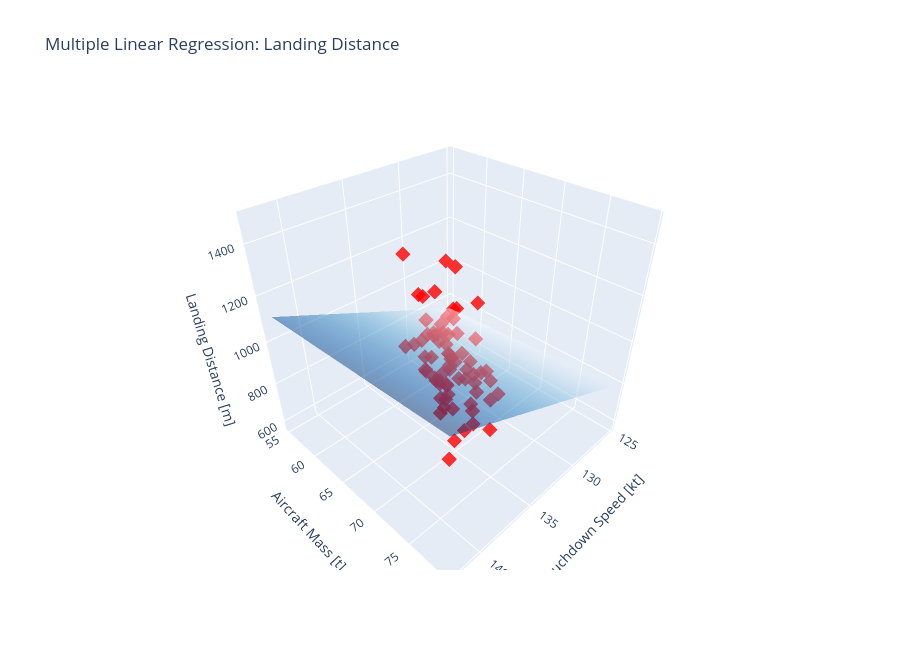

The cell this chart's notebook holds for it:
### Code cell
import plotly.graph_objects as go

# Extract data
x = df["touchdown_speed_kt"].astype(float).to_numpy()
y = df["aircraft_mass_ton"].astype(float).to_numpy()
z = df["landing_distance_m"].astype(float).to_numpy()

# Create grid for plane
x_grid = np.linspace(x.min(), x.max(), 30)
y_grid = np.linspace(y.min(), y.max(), 30)
Xg, Yg = np.meshgrid(x_grid, y_grid)

grid_df = pd.DataFrame({
    "touchdown_speed_kt": Xg.ravel(),
    "aircraft_mass_ton": Yg.ravel()
})

# IMPORTANT: add constant for statsmodels
grid_df_sm = sm.add_constant(grid_df, has_constant="add")

# Predict with statsmodels fitted results (assumes you have `results = sm.OLS(...).fit()`)
Zg = results.predict(grid_df_sm).to_numpy().reshape(Xg.shape)

fig = go.Figure()

# Observed data points
fig.add_trace(
    go.Scatter3d(
        x=x,
        y=y,
        z=z,
        mode="markers",
        marker=dict(
            size=5,
            symbol="diamond",
            color="red",
            opacity=0.8
        ),
        name="Observed data"
    )
)

# Regression plane
fig.add_trace(
    go.Surface(
        x=Xg,
        y=Yg,
        z=Zg,
        opacity=0.5,
        colorscale="Blues",
        showscale=False,
        name="Linear regression plane"
    )
)

# Layout
fig.update_layout(
    title="Multiple Linear Regression: Landing Distance",
    scene=dict(
        xaxis_title="Touchdown Speed [kt]",
        yaxis_title="Aircraft Mass [t]",
        zaxis_title="Landing Distance [m]",
    ),
    width=900,
    height=650,
)

fig.show()

### Figure 1 — Plotly figure (JSON) as saved in the notebook; plotly's stock layout.template omitted (floating-point values rounded to 4 significant figures; data arrays with more than 128 entries replaced by an {"elided": "..."} marker saying what was removed)
{"data": [{"marker": {"color": "red", "opacity": 0.8, "size": 5, "symbol": "diamond"}, "mode": "markers", "name": "Observed data", "type": "scatter3d", "x": [125.2, 126.7, 127.0, 127.0, 127.1, 127.4, 128.4, 128.6, 128.7, 129.4, 129.5, 129.6, 129.9, 130.0, 130.4, 130.6, 131.2, 131.6, 132.1, 132.3, 132.3, 132.4, 132.8, 132.9, 133.0, 133.2, 133.2, 133.3, 133.5, 133.6, 133.9, 134.0, 134.5, 134.6, 134.8, 134.9, 135.2, 135.2, 135.2, 135.3, 135.4, 135.5, 135.5, 135.7, 136.0, 136.0, 136.2, 136.3, 136.8, 137.0, 137.3, 137.4, 137.4, 137.5, 137.5, 137.6, 137.8, 137.9, 138.0, 138.2, 138.5, 138.9, 139.0, 139.6, 139.6, 139.7, 139.8, 140.9, 141.9, 142.2], "y": [56.1, 57.9, 58.9, 57.4, 55.2, 58.2, 58.2, 55.8, 60.7, 56.6, 58.5, 62.6, 60.7, 59.9, 62.2, 66.7, 63.1, 59.7, 66.8, 62.8, 69.0, 58.5, 68.9, 66.1, 64.7, 66.0, 66.7, 63.9, 60.0, 66.9, 64.3, 66.3, 69.1, 68.8, 72.4, 72.1, 65.9, 65.9, 64.3, 74.1, 71.7, 75.8, 66.5, 75.1, 71.7, 69.2, 70.8, 74.7, 76.5, 71.6, 71.1, 74.5, 72.1, 70.9, 75.6, 72.6, 75.8, 75.7, 72.5, 74.0, 73.6, 74.0, 79.2, 78.2, 77.3, 74.7, 74.3, 74.5, 79.4, 79.3], "z": [983.0, 765.0, 846.0, 674.0, 878.0, 580.0, 783.0, 768.0, 914.0, 927.0, 768.0, 845.0, 821.0, 802.0, 945.0, 921.0, 840.0, 807.0, 893.0, 907.0, 799.0, 1220.0, 917.0, 822.0, 936.0, 1310.0, 896.0, 850.0, 833.0, 938.0, 985.0, 711.0, 969.0, 987.0, 911.0, 988.0, 948.0, 887.0, 974.0, 1057.0, 974.0, 1004.0, 900.0, 1051.0, 994.0, 929.0, 1040.0, 1094.0, 1037.0, 993.0, 998.0, 1136.0, 1022.0, 1015.0, 1399.0, 996.0, 1008.0, 1039.0, 1096.0, 987.0, 1028.0, 1018.0, 1061.0, 1080.0, 1029.0, 1039.0, 1172.0, 1486.0, 1133.0, 1071.0]}, {"colorscale": [[0, "rgb(247,251,255)"], [0.125, "rgb(222,235,247)"], [0.25, "rgb(198,219,239)"], [0.375, "rgb(158,202,225)"], [0.5, "rgb(107,174,214)"], [0.625, "rgb(66,146,198)"], [0.75, "rgb(33,113,181)"], [0.875, "rgb(8,81,156)"], [1, "rgb(8,48,107)"]], "name": "Linear regression plane", "opacity": 0.5, "showscale": false, "type": "surface", "x": {"elided": "30x30 float values"}, "y": {"elided": "30x30 float values"}, "z": {"elided": "30x30 float values"}}], "layout": {"height": 650, "scene": {"xaxis": {"title": {"text": "Touchdown Speed [kt]"}}, "yaxis": {"title": {"text": "Aircraft Mass [t]"}}, "zaxis": {"title": {"text": "Landing Distance [m]"}}}, "title": {"text": "Multiple Linear Regression: Landing Distance"}, "width": 900}}
